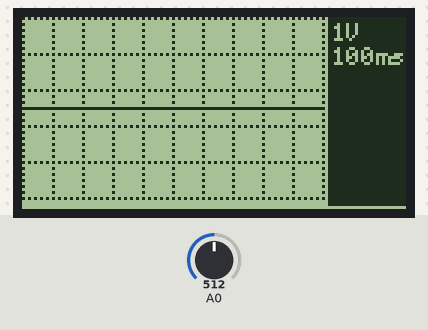
Bench run of a sketch on a simulated Arduino Uno, built with avr-gcc and run on an emulated ATmega328P. Parts: 128×64 one-colour display. Inputs (shaded band) come from the test bench; at power-on: A0 = 512.

Above: at 2.3 s.
2.4 s: A0 set to 716
At 4.0 s:
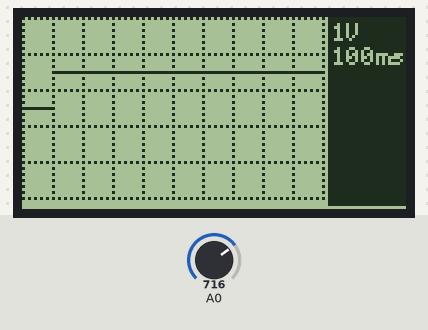
5.2 s: A0 set to 900
At 6.0 s:
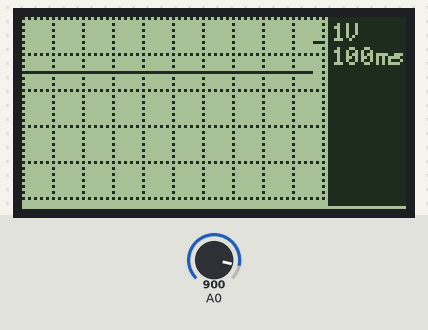
8.2 s: A0 set to 1010
At 9.9 s:
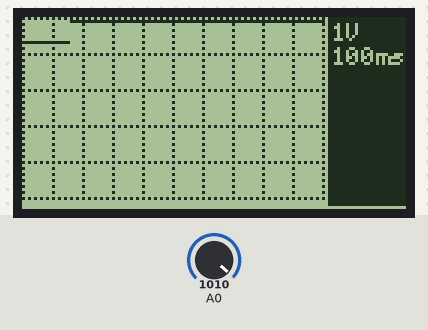
Timing chart, 0 to 11.4 s (numbered marks = the images above; inputs shaded):
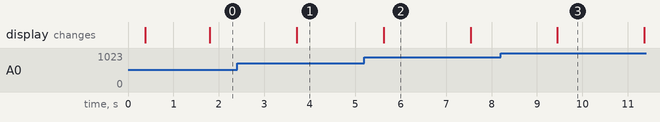

Measured:
- after the input at 2.4 s, the display: changes after 1.3 s (image 1)
- after the input at 5.2 s, the display: changes after 0.42 s (image 2)
- after the input at 8.2 s, the display: changes after 1.3 s (image 3)
- what the display in image 2 shows lasts 1.9 s, from 5.6 s to 7.5 s

The sketch:

Oscilloscope1.ino
```cpp
#include <U8glib.h>

U8GLIB_ST7920_128X64_1X u8g(10);    // Hardware SPI, 10 = CS/CE, 11 = MOSI, 13 = SCK

/////////////////////////////////////////////////////////////////////////

int       timebase    = 100;    // 100ms
long      mv_per_div  = 1000;   // 1000mV (1V) per division
int       values[101];
const int nValues     = sizeof(values) / sizeof(values[0]);

/////////////////////////////////////////////////////////////////////////

void setup() {
  draw_loop();
}

void loop() {
  update();

  draw_loop();
  delay(500);
}

/////////////////////////////////////////////////////////////////////////
// Update the trace by reading A0 and transforming the returned raw values.

void update() {
  int i;

  analogRead(A0);   // Dummy read to prime the mux
  delay(10);

  // Read A0 repeatedly with a delay equal to the timebase * 100:
  //  We want 1/10 of the timebase, which is in ms, between successive
  //  giving 10  readings per division, hence:

  //  delay in us = (timebase * 1000) / 10 = timebase * 100

  for(i = 0; i < nValues; ++i) {
    values[i] = analogRead(A0);
    delayMicroseconds(timebase * 100);
  }

  // Calculate the divisor to convert 0-1023 for 0-5V, into 60
  // vertical divisions at the mv_per_div rate.

  int divisor = 1023 * mv_per_div / 60000;

  // Translate the raw 0-1023 values into 60-0, because the origin
  // is at the top.

  for(i = 0; i < nValues; ++i) {
    values[i] = 60 - (values[i] / divisor);
  }
}

////////////////////////////////////////////////////////////////////////////
// Draw loop, specified by U8Glib.

void draw_loop() {
  u8g.firstPage();

  do {
    draw();
  }
  while(u8g.nextPage());
}

// Redrawing dunction

void draw() {
  // Draw the grid as dotted lines every 10 pixels.

  for(int i = 0; i <= 100; i += 2) {
    for(int j = 0; j <= 60; j += 2) {
      if(j % 12 == 0 || i % 10 == 0) {
        u8g.drawPixel(i, j);
      }
    }
  }

  // Fill in the right side and display the mV per division and
  // ms per division

  u8g.setFont(u8g_font_profont10);

  u8g.drawBox(102, 0, 127, 63);
  u8g.setDefaultBackgroundColor();
  u8g.drawStr(103, 8, volts_str());
  u8g.drawStr(103, 16, timebase_str());

  u8g.setDefaultForegroundColor();

  // Draw the actual values

  for(int i = 0; i < nValues; ++i) {
    u8g.drawPixel(i, values[i]);
  }
}

/////////////////////////////////////////////////////////////////////////
// Render volts as either, e.g 1.1V, or 200mV

char* volts_str() {
  static char str[6];   // enough for "999mV\0"

  if(mv_per_div >= 1000)
    sprintf(str, "%dV", mv_per_div / 1000);
  else
    sprintf(str, "%dmV", mv_per_div);

  return str;
}

/////////////////////////////////////////////////////////////////////////
// Render time as either, e.g 1.1s, or 200ms

char* timebase_str() {
  static char str[6];   // enough for "999ms\0"

  if(timebase >= 1000)
    sprintf(str, "%ds", timebase / 1000);
  else
    sprintf(str, "%dms", timebase);

  return str;
}
```
